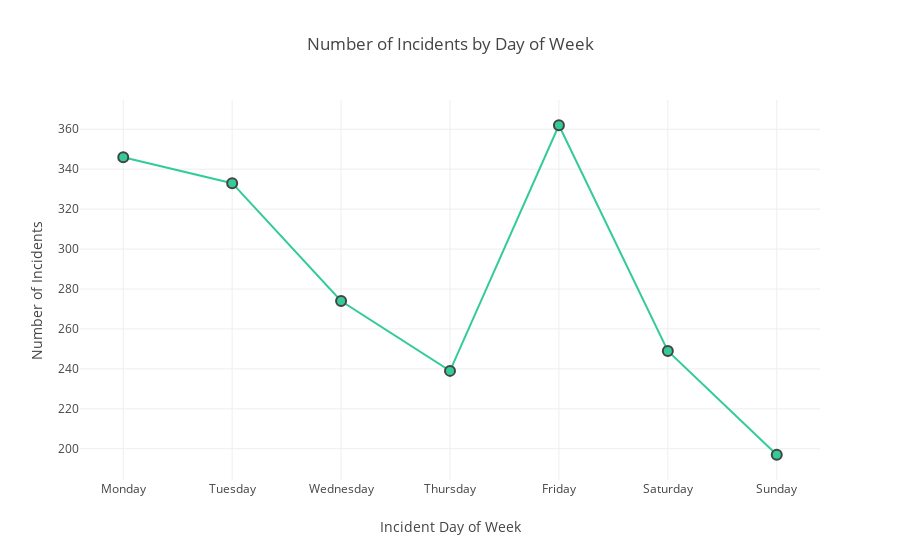

The notebook cell saved with this chart:
### Code cell
data = [go.Scatter(
    x = results_groupby['incident_day_of_week'],
    y = results_groupby['incident_description'],
    mode = 'markers+lines',
    marker = dict(
        size = 10,
        color = 'rgb(51,204,153)',
        symbol = 'circle',
        line = dict(
            width = 2)
    )
    )]

layout = go.Layout(
    title = 'Number of Incidents by Day of Week',
    xaxis = dict(title='Incident Day of Week'),
    yaxis = dict(title='Number of Incidents'),
    hovermode='closest'
)

fig = go.Figure(data=data, layout=layout)
iplot(fig, filename='Day_of_Week_Incidents.html')

### Figure 1 — Plotly figure (JSON) as saved in the notebook; plotly's stock layout.template omitted (floating-point values rounded to 4 significant figures)
{"data": [{"marker": {"color": "rgb(51,204,153)", "line": {"width": 2}, "size": 10, "symbol": "circle"}, "mode": "markers+lines", "type": "scatter", "uid": "bc5b61e3-201d-4705-93cb-35a84689c4ec", "x": ["Monday", "Tuesday", "Wednesday", "Thursday", "Friday", "Saturday", "Sunday"], "y": [346, 333, 274, 239, 362, 249, 197]}], "layout": {"hovermode": "closest", "title": {"text": "Number of Incidents by Day of Week"}, "xaxis": {"title": {"text": "Incident Day of Week"}}, "yaxis": {"title": {"text": "Number of Incidents"}}}}
